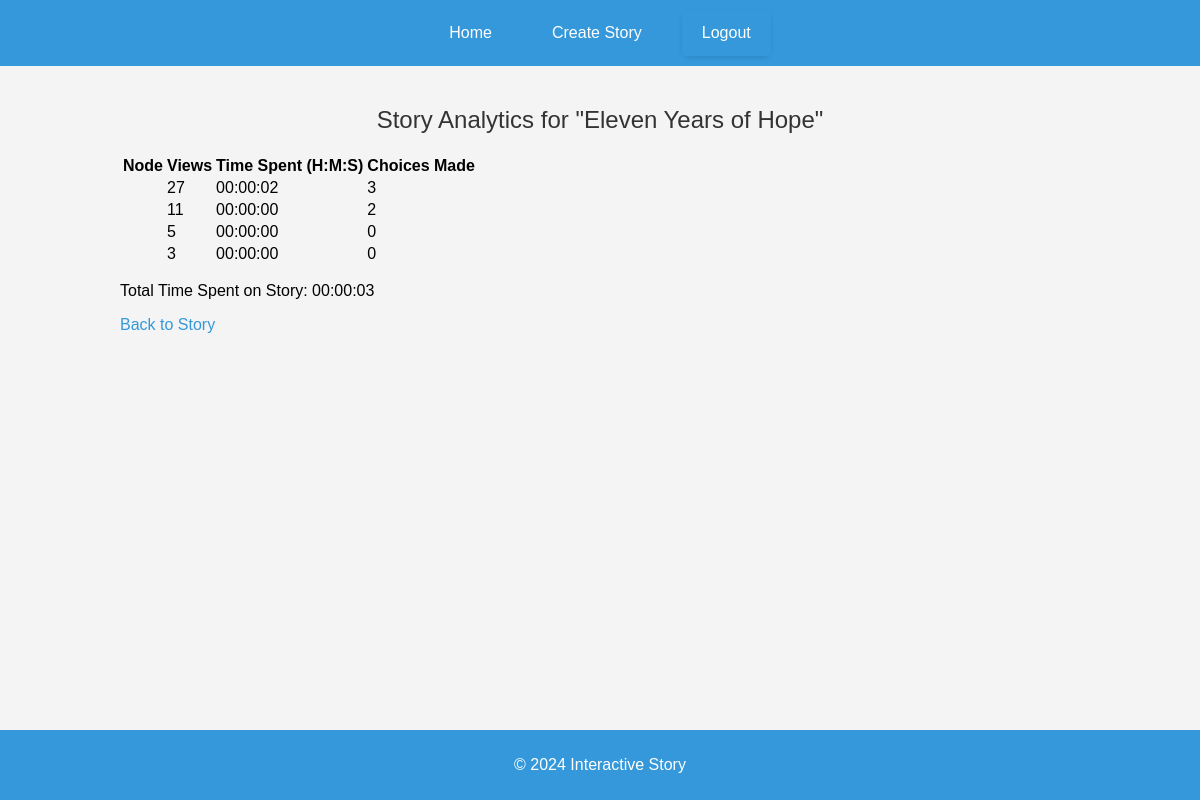
/stories/3/analytics/ (signed in), run on an earlier commit of the app's database.
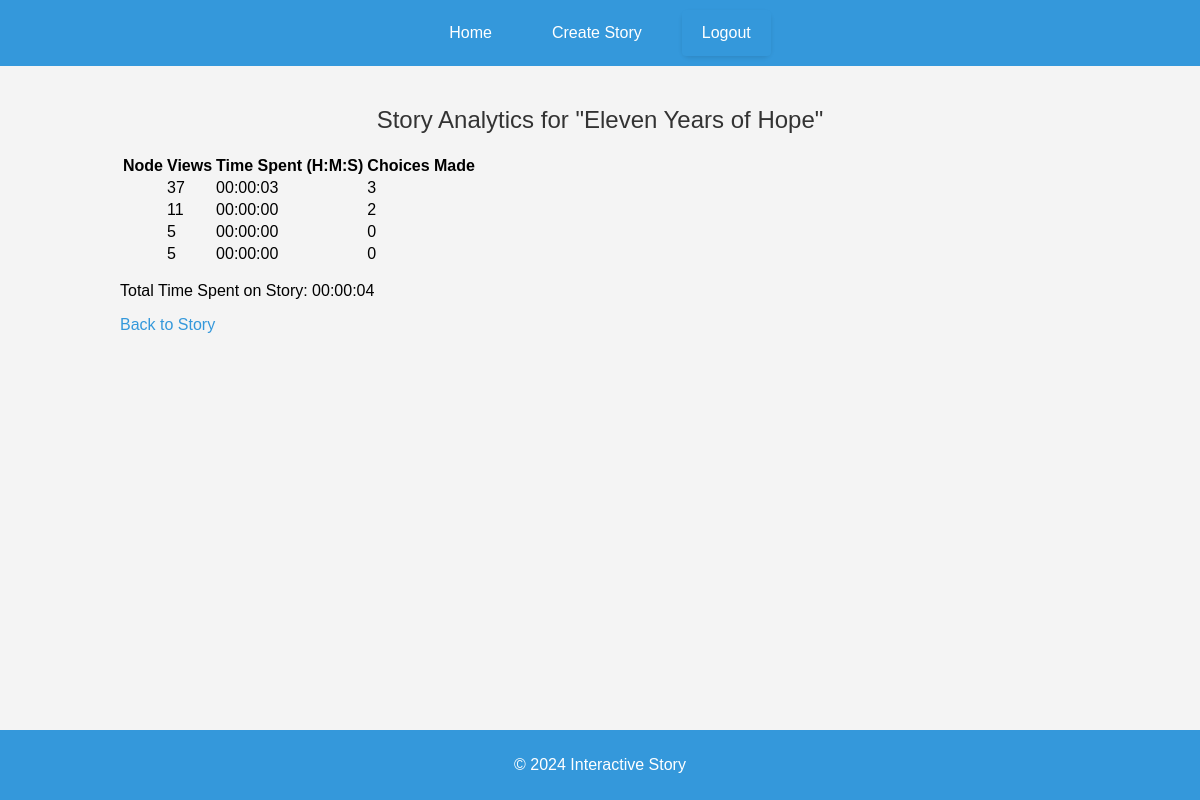
And on a later commit of the database.
### stories/models.py (models this page shows, shortened)
class StoryNode(models.Model):
    story = models.ForeignKey(Story, related_name='nodes', on_delete=models.CASCADE)
    text = models.TextField()
    parent = models.ForeignKey('self', related_name='children', null=True, blank=True, on_delete=models.SET_NULL)
    views = models.IntegerField(default=0)
    total_time_spent = models.DurationField(default=timezone.timedelta(0))
    start_time = models.DateTimeField(null=True, blank=True)

### stories/views.py (the view)
# urls.py: path('<int:story_id>/analytics/', views.story_analytics, name='story_analytics'),
@login_required
def story_analytics(request, story_id):
    story = get_object_or_404(Story, pk=story_id)
    nodes = story.nodes.all()  # Assuming a relationship between Story and Node
    def format_timedelta(td):
        total_seconds = int(td.total_seconds())
        hours, remainder = divmod(total_seconds, 3600)
        minutes, seconds = divmod(remainder, 60)
        return f"{hours:02}:{minutes:02}:{seconds:02}"
    for node in nodes:
        node.formatted_time_spent = format_timedelta(node.total_time_spent)
    total_time_spent = sum((node.total_time_spent for node in nodes), timedelta())
    formatted_total_time = format_timedelta(total_time_spent)
    context = {
        'story': story,
        'nodes': nodes,
        'formatted_total_time': formatted_total_time,
    }
    return render(request, 'stories/story_analytics.html', context)

### stories/templates/stories/story_analytics.html (shortened to what this page needs)
{% extends 'base.html' %}
{% block content %}
<div class="analytics-container">
    <h2 class="analytics-header">Story Analytics for "{{ story.title }}"</h2>
    <table class="analytics-table">
        <thead>
            <tr>
                <th>Node</th>
                <th>Views</th>
                <th>Time Spent (H:M:S)</th>
                <th>Choices Made</th>
            </tr>
        </thead>
        <tbody>
            {% for node in nodes %}
            <tr>
                <td>{{ node.title }}</td>
                <td>{{ node.views }}</td>
                <td>{{ node.formatted_time_spent }}</td>
                <td>{{ node.choices_from.count }}</td>
            </tr>
            {% empty %}
            <tr>
                <td colspan="4">No data available</td>
            </tr>
            {% endfor %}
        </tbody>
    </table>
    <div class="summary">
        <p>Total Time Spent on Story: <span>{{ formatted_total_time }}</span></p>
    </div>
    <a href="{% url 'story_detail' story.pk %}" class="analytics-btn">Back to Story</a>
</div>
{% endblock %}

What changed in the data, as far as the page shows it:
changed StoryNode (number 1 of 4 on the later page): views "27" → "37"; formatted_time_spent "00:00:02" → "00:00:03"
changed StoryNode (number 4 of 4 on the later page): views "3" → "5"
Also different on the page:
text no longer shown: "00:00:03"
text now shown: "00:00:04"
